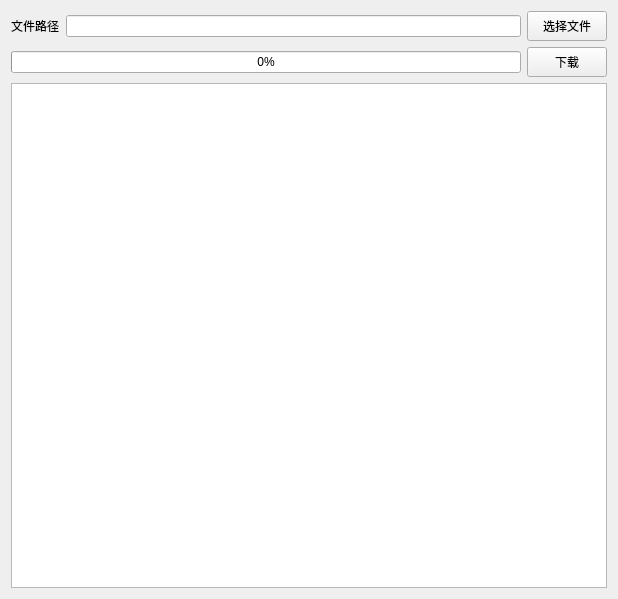
<?xml version="1.0" encoding="UTF-8"?>
<ui version="4.0">
 <class>TFormDownload</class>
 <widget class="QWidget" name="TFormDownload">
  <property name="geometry">
   <rect>
    <x>0</x>
    <y>0</y>
    <width>618</width>
    <height>599</height>
   </rect>
  </property>
  <property name="windowTitle">
   <string>固件下载</string>
  </property>
  <layout class="QVBoxLayout" name="verticalLayout">
   <item>
    <layout class="QHBoxLayout" name="horizontalLayout">
     <item>
      <widget class="QLabel" name="label">
       <property name="text">
        <string>文件路径</string>
       </property>
      </widget>
     </item>
     <item>
      <widget class="QLineEdit" name="lineEdit"/>
     </item>
     <item>
      <widget class="QPushButton" name="pushButton">
       <property name="minimumSize">
        <size>
         <width>0</width>
         <height>30</height>
        </size>
       </property>
       <property name="text">
        <string>选择文件</string>
       </property>
      </widget>
     </item>
    </layout>
   </item>
   <item>
    <layout class="QHBoxLayout" name="horizontalLayout_2">
     <item>
      <widget class="QProgressBar" name="progressBar">
       <property name="value">
        <number>0</number>
       </property>
      </widget>
     </item>
     <item>
      <widget class="QPushButton" name="master_btn">
       <property name="minimumSize">
        <size>
         <width>0</width>
         <height>30</height>
        </size>
       </property>
       <property name="text">
        <string>下载</string>
       </property>
      </widget>
     </item>
    </layout>
   </item>
   <item>
    <widget class="QPlainTextEdit" name="plainTextEdit">
     <property name="minimumSize">
      <size>
       <width>431</width>
       <height>338</height>
      </size>
     </property>
    </widget>
   </item>
  </layout>
 </widget>
 <resources/>
 <connections/>
</ui>
